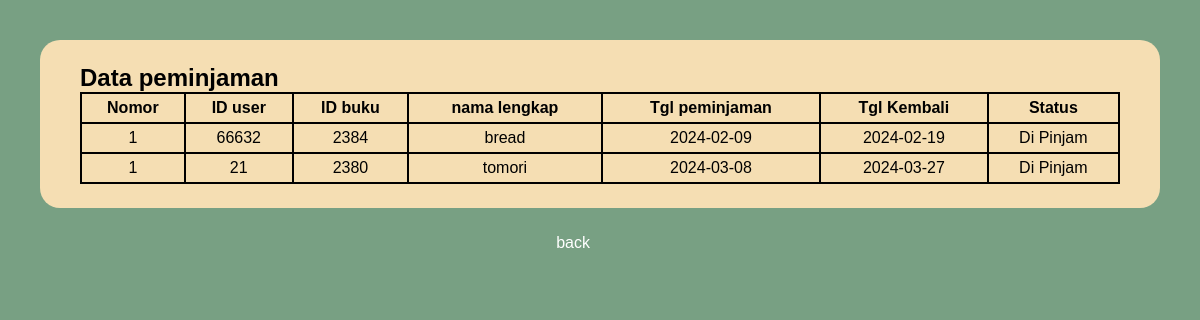
/user/admindta/laporan1.php (signed in), run on the app's committed database.
### tables this page shows
CREATE TABLE `peminjaman` (
  `IDpeminjaman` int(11) NOT NULL,
  `IDuser` int(11) NOT NULL,
  `IDbuku` int(11) NOT NULL,
  `nama` varchar(255) NOT NULL,
  `tgl_peminjaman` date NOT NULL,
  `tgl_pengembalian` date NOT NULL,
  `status_peminjaman` varchar(50) NOT NULL
);

CREATE TABLE `user` (
  `IDuser` int(10) NOT NULL,
  `username` varchar(255) NOT NULL,
  `password` varchar(255) NOT NULL,
  `email` varchar(255) NOT NULL,
  `nis` varchar(100) NOT NULL,
  `namalengkap` varchar(255) NOT NULL,
  `alamat` varchar(255) NOT NULL,
  `level` enum('admin','petugas','peminjam') DEFAULT NULL
);

### user/admindta/laporan1.php (the view, shortened to what this page needs)
<?php
include '../../connect.php';
?>
<!DOCTYPE html>
<html lang="en">
<head>
</head>
<body>
    <div class="container">
    <div class="ketname">
            <h2>Data peminjaman</h2>
            <table>
                <tr>
                    <th>Nomor</th>
                    <th>ID user</th>
                    <th>ID buku</th>
                    <th>nama lengkap</th>
                    <th>Tgl peminjaman</th>
                    <th>Tgl Kembali</th>
                    <th>Status</th>
                </tr>
                <?php
                $dta = mysqli_query($connect,"SELECT * FROM peminjaman LEFT JOIN user on user.IDuser = peminjaman.IDuser");
                while ($data = mysqli_fetch_assoc($dta)){
                    $nomor = + 1;
                ?>
                <tr>
                    <td><?= $nomor ?></td>
                    <td><?= $data['IDuser'];?></td>
                    <td><?= $data['IDbuku'];?></td>
                    <td><?= $data['username'];?></td>
                    <td><?= $data['tgl_peminjaman'];?></td>
                    <td><?= $data['tgl_pengembalian'];?></td>
                    <td><?= $data['status_peminjaman'];?></td>
                </tr>
                <?php
                }
                ?>
            </table>
        </div>
        <a href="adminrport.php">back</a>
    </body>
</html>

### user/admindta/laporan1.php (style rules this page uses)
* { margin: 0; padding: 0; box-sizing: border-box; font-family: 'Poppins', sans-serif; }
body { display: flex; background-color: #78A083; overflow: hidden; }
.container { padding: 5vh; width: 100%; }
.ketname { padding: 2vw 5vh; border-radius: 20px; background-color: wheat; }
table { width: 100%; text-align: center; }
table,th,td { border: 2px solid black; border-collapse: collapse; padding: 5px; }
a { text-decoration: none; color: white; text-align: center; justify-content: center; padding: 10px; position: absolute; right: 0; transform: translateX(-50vw) translateY(2vh); }
a { display: hidden; }

### data on the page
peminjaman: nomor "1", IDuser.IDuser "66632", IDbuku "2384", IDuser.username "bread", tgl_peminjaman "2024-02-09", tgl_pengembalian "2024-02-19", status_peminjaman "Di Pinjam"
peminjaman: nomor "1", IDuser.IDuser "21", IDbuku "2380", IDuser.username "tomori", tgl_peminjaman "2024-03-08", tgl_pengembalian "2024-03-27", status_peminjaman "Di Pinjam"
